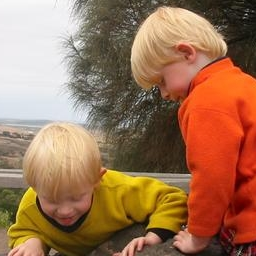
#> input picture 0102/twins.jpg, 256 x 256 px
$ python 1.py
#> lines starting #> are read from the running program, lines starting #| are printed output that depends on the picture
from skimage import io
import skimage.util.noise as noise
import skimage.color as co
import scipy.ndimage as ndi
import numpy as np
t = io.imread('twins.jpg')
#> t is the input picture: shape (256, 256, 3); mean R, G, B 157.9, 114.8, 84.4
tn = noise.random_noise(t,mode='s&p',amount=0.2)
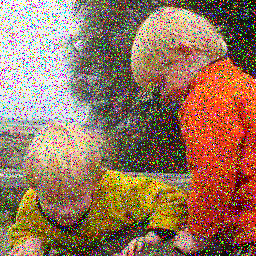
#> tn: shape (256, 256, 3) float64; mean R, G, B 0.594, 0.461, 0.365

tnm = np.zeros_like(tn)
for i in range(3):
    tnm[:,:,i] = ndi.median_filter(tn[:,:,i],3)
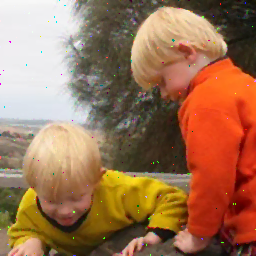
#> tnm: shape (256, 256, 3) float64; mean R, G, B 0.618, 0.45, 0.331

tnh = co.rgb2hsv(tn)
#> tnh: shape (256, 256, 3) float64; mean of channels 0, 1, 2 0.294, 0.647, 0.707
tnh[:,:,2] = ndi.median_filter(tnh[:,:,2],3)
#> tnh: shape (256, 256, 3) float64; mean of channels 0, 1, 2 0.294, 0.647, 0.66
tnm2 = co.hsv2rgb(tnh)
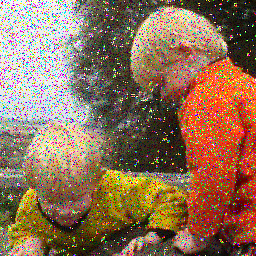
#> tnm2: shape (256, 256, 3) float64; mean R, G, B 0.563, 0.442, 0.342
io.imshow(tnm)
